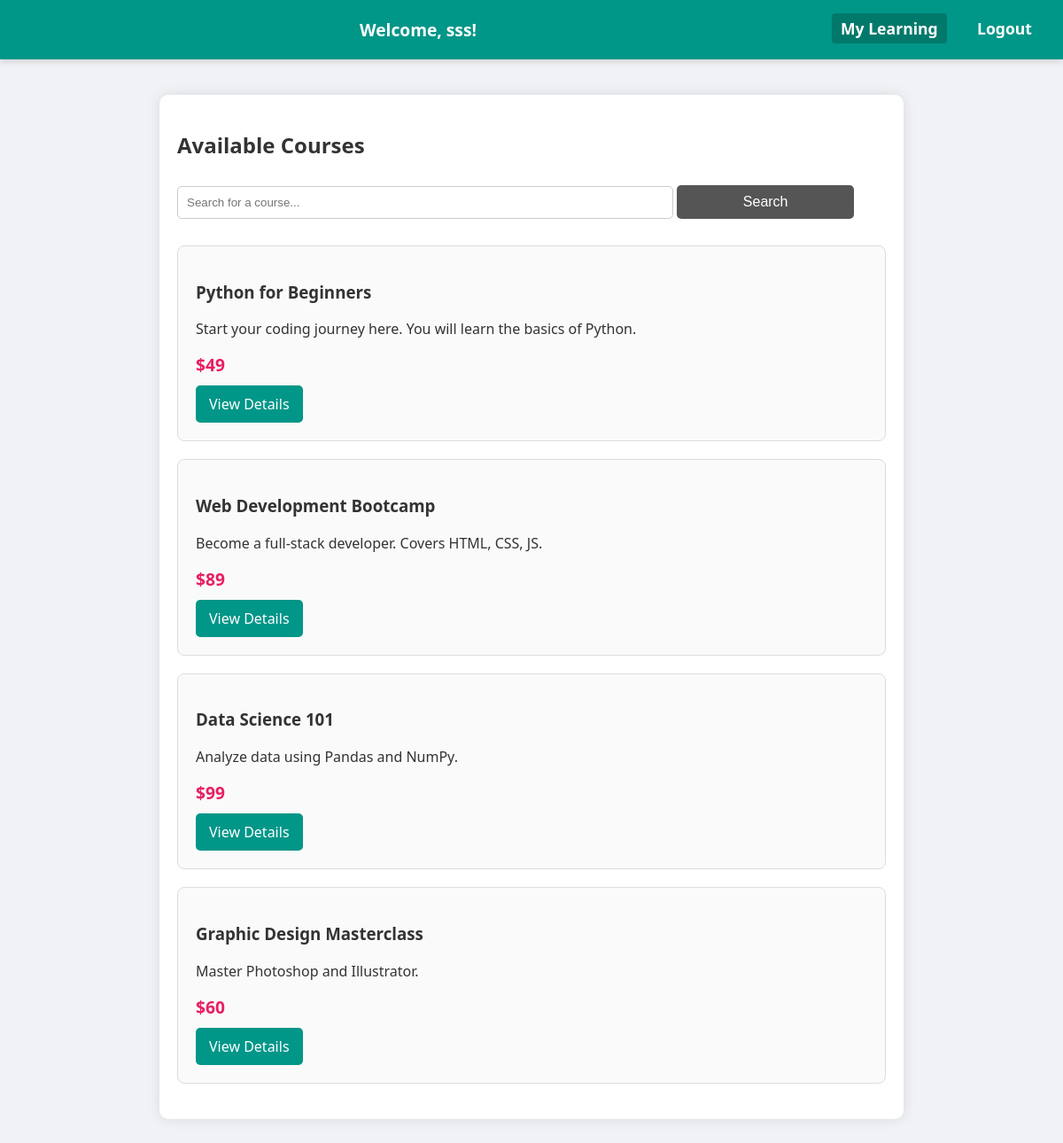
/dashboard (signed in), run on the app's committed database.
### tables this page shows
CREATE TABLE courses 
                 (id INTEGER PRIMARY KEY, title TEXT, description TEXT, price TEXT, duration TEXT, level TEXT, instructor TEXT);

### app.py (the view)
@app.route('/dashboard')
def dashboard():
    if 'user_id' not in session:
        return redirect(url_for('login'))
    search_query = request.args.get('q')
    conn = get_db_connection()
    if search_query:
        courses = conn.execute('SELECT * FROM courses WHERE title LIKE ?', ('%' + search_query + '%',)).fetchall()
    else:
        courses = conn.execute('SELECT * FROM courses').fetchall()
    conn.close()
    return render_template('dashboard.html', courses=courses, name=session['username'])

### app.py (called while the page is built)
def get_db_connection():
    conn = sqlite3.connect('database.db')
    conn.row_factory = sqlite3.Row  # This lets us access columns by name!
    return conn

### templates/dashboard.html (shortened to what this page needs)
<!DOCTYPE html>
<html>
<head>
    <link rel="stylesheet" href="{{ url_for('static', filename='style.css') }}">
</head>
<body>
    <header>
        <nav>
            <span style="font-weight: bold; font-size: 1.2em;">Welcome, {{ name }}!</span>
            <div style="float: right;">
                <a href="/my_courses" style="background-color: #00796b; padding: 5px 10px; border-radius: 4px;">My Learning</a>
                <a href="/logout" style="margin-left: 15px;">Logout</a>
            </div>
        </nav>
    </header>
    <div class="container">
        <h2>Available Courses</h2>
        <form action="/dashboard" method="GET" style="margin-bottom: 20px;">
            <input type="text" name="q" placeholder="Search for a course..." style="width: 70%; padding: 10px;">
            <input type="submit" value="Search" style="width: 25%; padding: 10px; background: #555;">
        </form>
        {% for course in courses %}
            <div class="course-card">
                <h3>{{ course['title'] }}</h3>
                <p>{{ course['description'] }}</p>
                <div class="price">{{ course['price'] }}</div>
                <a href="/course/{{ course['id'] }}" class="btn">View Details</a>
            </div>
        {% endfor %}
    </div>
</body>
</html>

### static/style.css (style rules this page uses)
body { font-family: 'Segoe UI', Tahoma, Geneva, Verdana, sans-serif; background-color: #f0f2f5; margin: 0; padding: 0; color: #333; }
header { background-color: #009688; color: white; padding: 20px; text-align: center; box-shadow: 0 4px 6px rgba(0,0,0,0.1); }
nav a { color: white; text-decoration: none; margin: 0 15px; font-weight: bold; font-size: 1.1em; }
.container { max-width: 800px; margin: 40px auto; padding: 20px; background: white; border-radius: 10px; box-shadow: 0 0 15px rgba(0,0,0,0.1); }
input[type="text"], input[type="password"] { width: 100%; padding: 10px; margin: 10px 0; border: 1px solid #ccc; border-radius: 5px; box-sizing: border-box; }
input[type="submit"] { background-color: #009688; color: white; padding: 12px 20px; border: none; border-radius: 5px; cursor: pointer; font-size: 1em; width: 100%; }
.course-card { border: 1px solid #ddd; border-radius: 8px; padding: 20px; margin-bottom: 20px; background-color: #fafafa; transition: transform 0.2s; }
.price { color: #e91e63; font-weight: bold; font-size: 1.2em; }
.btn { display: inline-block; background-color: #009688; color: white; padding: 10px 15px; text-decoration: none; border-radius: 5px; margin-top: 10px; }

### data on the page
courses: title "Python for Beginners", description "Start your coding journey here. You will learn the basics of Python.", price "$49"
courses: title "Web Development Bootcamp", description "Become a full-stack developer. Covers HTML, CSS, JS.", price "$89"
courses: title "Data Science 101", description "Analyze data using Pandas and NumPy.", price "$99"
courses: title "Graphic Design Masterclass", description "Master Photoshop and Illustrator.", price "$60"

### other printed values
{{ name }} "sss"
